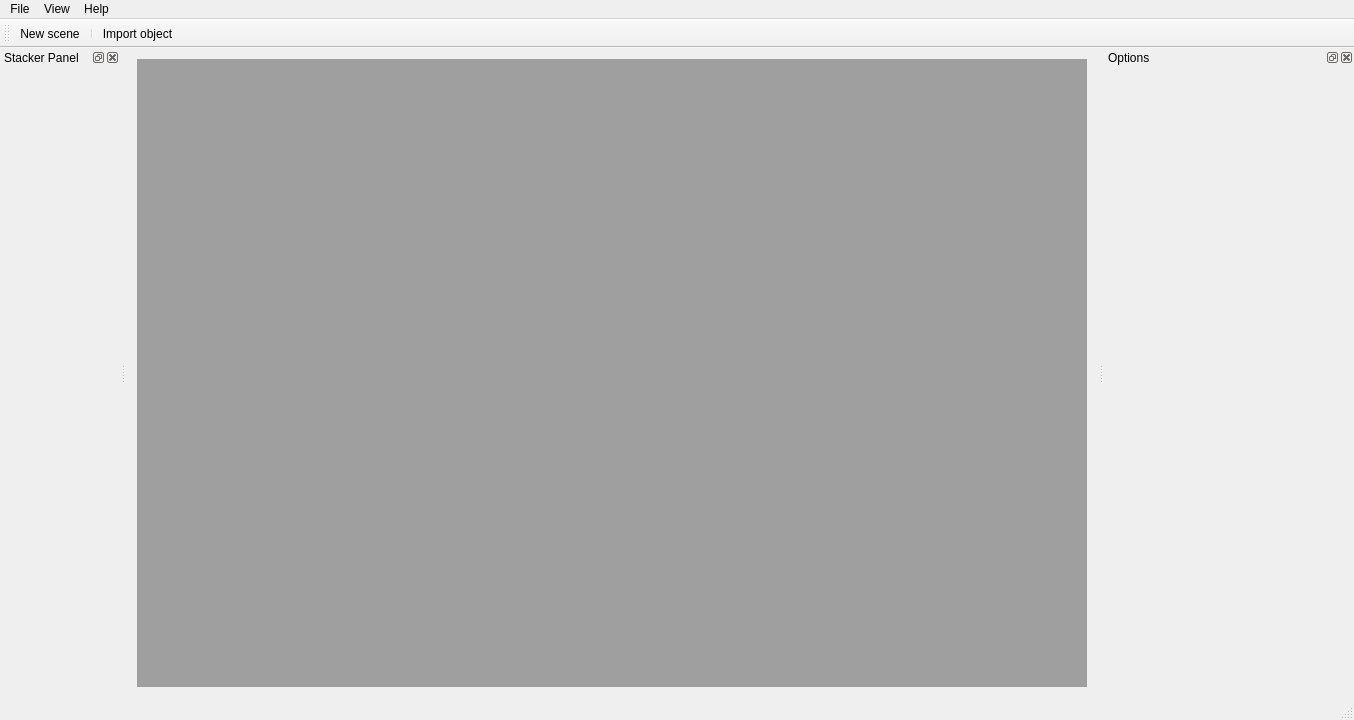
<?xml version="1.0" encoding="UTF-8"?>
<ui version="4.0">
 <class>WorkspaceClass</class>
 <widget class="QMainWindow" name="WorkspaceClass">
  <property name="windowModality">
   <enum>Qt::ApplicationModal</enum>
  </property>
  <property name="geometry">
   <rect>
    <x>0</x>
    <y>0</y>
    <width>1354</width>
    <height>720</height>
   </rect>
  </property>
  <property name="windowTitle">
   <string>Workspace</string>
  </property>
  <property name="documentMode">
   <bool>false</bool>
  </property>
  <widget class="QWidget" name="centralWidget">
   <layout class="QVBoxLayout" name="verticalLayout">
    <item>
     <widget class="QMdiArea" name="sceneArea"/>
    </item>
   </layout>
  </widget>
  <widget class="QMenuBar" name="menuBar">
   <property name="geometry">
    <rect>
     <x>0</x>
     <y>0</y>
     <width>1354</width>
     <height>21</height>
    </rect>
   </property>
   <widget class="QMenu" name="menuFile">
    <property name="title">
     <string>File</string>
    </property>
    <addaction name="actionNewScene"/>
    <addaction name="actionImportObject"/>
    <addaction name="actionExportObject"/>
    <addaction name="separator"/>
    <addaction name="actionExit"/>
   </widget>
   <widget class="QMenu" name="menuView">
    <property name="title">
     <string>View</string>
    </property>
    <addaction name="actionCameraProjection"/>
   </widget>
   <widget class="QMenu" name="menuHelp">
    <property name="title">
     <string>Help</string>
    </property>
   </widget>
   <addaction name="menuFile"/>
   <addaction name="menuView"/>
   <addaction name="menuHelp"/>
  </widget>
  <widget class="QToolBar" name="mainToolBar">
   <property name="windowTitle">
    <string>Main Toolbar</string>
   </property>
   <property name="toolButtonStyle">
    <enum>Qt::ToolButtonTextBesideIcon</enum>
   </property>
   <attribute name="toolBarArea">
    <enum>TopToolBarArea</enum>
   </attribute>
   <attribute name="toolBarBreak">
    <bool>false</bool>
   </attribute>
   <addaction name="actionNewScene"/>
   <addaction name="separator"/>
   <addaction name="actionImportObject"/>
  </widget>
  <widget class="QStatusBar" name="statusBar"/>
  <widget class="QDockWidget" name="leftDock">
   <property name="minimumSize">
    <size>
     <width>120</width>
     <height>38</height>
    </size>
   </property>
   <property name="windowTitle">
    <string>Stacker Panel</string>
   </property>
   <attribute name="dockWidgetArea">
    <number>1</number>
   </attribute>
   <widget class="QWidget" name="leftDockWidget"/>
  </widget>
  <widget class="QDockWidget" name="rightDock">
   <property name="minimumSize">
    <size>
     <width>250</width>
     <height>38</height>
    </size>
   </property>
   <property name="windowTitle">
    <string>Options</string>
   </property>
   <attribute name="dockWidgetArea">
    <number>2</number>
   </attribute>
   <widget class="QWidget" name="rightDockWidget"/>
  </widget>
  <action name="actionExit">
   <property name="text">
    <string>Exit</string>
   </property>
  </action>
  <action name="actionNewScene">
   <property name="icon">
    <iconset resource="Workspace.qrc">
     <normaloff>:/Workspace/Resources/icons/newScene.png</normaloff>:/Workspace/Resources/icons/newScene.png</iconset>
   </property>
   <property name="text">
    <string>New scene</string>
   </property>
  </action>
  <action name="actionImportObject">
   <property name="icon">
    <iconset resource="Workspace.qrc">
     <normaloff>:/Workspace/Resources/icons/insertObject.png</normaloff>:/Workspace/Resources/icons/insertObject.png</iconset>
   </property>
   <property name="text">
    <string>Import object</string>
   </property>
   <property name="toolTip">
    <string>Import object</string>
   </property>
  </action>
  <action name="actionExportObject">
   <property name="icon">
    <iconset resource="Workspace.qrc">
     <normaloff>:/Workspace/Resources/icons/export.png</normaloff>:/Workspace/Resources/icons/export.png</iconset>
   </property>
   <property name="text">
    <string>Export object</string>
   </property>
  </action>
  <action name="actionCameraProjection">
   <property name="text">
    <string>Change camera projection</string>
   </property>
  </action>
 </widget>
 <layoutdefault spacing="6" margin="11"/>
 <resources>
  <include location="Workspace.qrc"/>
 </resources>
 <connections>
  <connection>
   <sender>actionExit</sender>
   <signal>triggered()</signal>
   <receiver>WorkspaceClass</receiver>
   <slot>close()</slot>
   <hints>
    <hint type="sourcelabel">
     <x>-1</x>
     <y>-1</y>
    </hint>
    <hint type="destinationlabel">
     <x>639</x>
     <y>359</y>
    </hint>
   </hints>
  </connection>
 </connections>
</ui>
